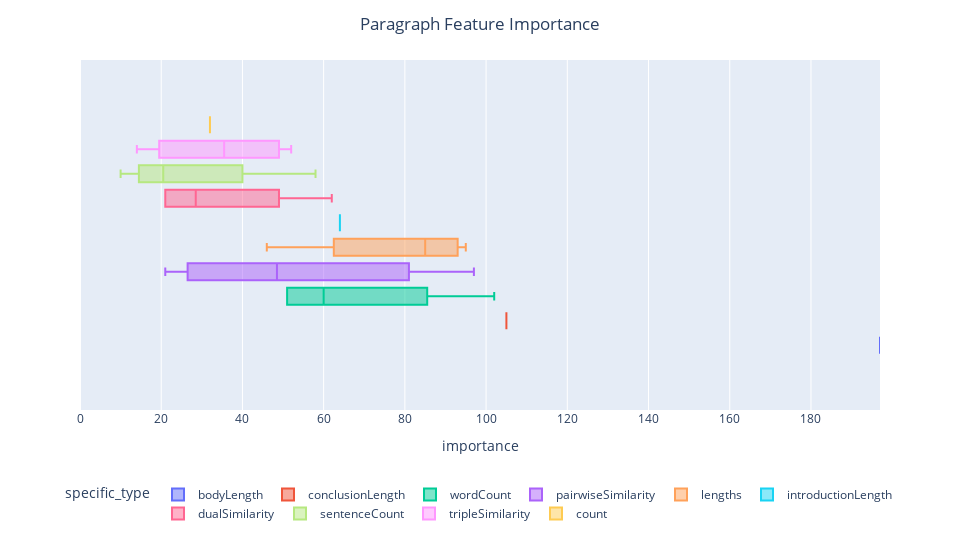

Here is the notebook cell this chart was saved with:
### Code cell
fig = px.box(
    paragraph_features,
    x="importance",
    color="specific_type",
    range_x=(df.importance.min(), df.importance.max()),
)
fig.update_layout(
    height=1080 // 2,
    width=1920 // 2,
    title_x=0.5,
    title_text="Paragraph Feature Importance",
    legend=dict(orientation="h", yanchor="top", xanchor="center", y=-0.2, x=0.5),
)
fig.show()

### Figure 1 — Plotly figure (JSON) as saved in the notebook; plotly's stock layout.template omitted (floating-point values rounded to 4 significant figures)
{"data": [{"alignmentgroup": "True", "hovertemplate": "specific_type=bodyLength<br>importance=%{x}<extra></extra>", "legendgroup": "bodyLength", "marker": {"color": "#636efa"}, "name": "bodyLength", "notched": false, "offsetgroup": "bodyLength", "orientation": "h", "showlegend": true, "type": "box", "x": [197], "x0": " ", "xaxis": "x", "y0": " ", "yaxis": "y"}, {"alignmentgroup": "True", "hovertemplate": "specific_type=conclusionLength<br>importance=%{x}<extra></extra>", "legendgroup": "conclusionLength", "marker": {"color": "#EF553B"}, "name": "conclusionLength", "notched": false, "offsetgroup": "conclusionLength", "orientation": "h", "showlegend": true, "type": "box", "x": [105], "x0": " ", "xaxis": "x", "y0": " ", "yaxis": "y"}, {"alignmentgroup": "True", "hovertemplate": "specific_type=wordCount<br>importance=%{x}<extra></extra>", "legendgroup": "wordCount", "marker": {"color": "#00cc96"}, "name": "wordCount", "notched": false, "offsetgroup": "wordCount", "orientation": "h", "showlegend": true, "type": "box", "x": [102, 69, 51, 51], "x0": " ", "xaxis": "x", "y0": " ", "yaxis": "y"}, {"alignmentgroup": "True", "hovertemplate": "specific_type=pairwiseSimilarity<br>importance=%{x}<extra></extra>", "legendgroup": "pairwiseSimilarity", "marker": {"color": "#ab63fa"}, "name": "pairwiseSimilarity", "notched": false, "offsetgroup": "pairwiseSimilarity", "orientation": "h", "showlegend": true, "type": "box", "x": [97, 65, 32, 21], "x0": " ", "xaxis": "x", "y0": " ", "yaxis": "y"}, {"alignmentgroup": "True", "hovertemplate": "specific_type=lengths<br>importance=%{x}<extra></extra>", "legendgroup": "lengths", "marker": {"color": "#FFA15A"}, "name": "lengths", "notched": false, "offsetgroup": "lengths", "orientation": "h", "showlegend": true, "type": "box", "x": [95, 91, 79, 46], "x0": " ", "xaxis": "x", "y0": " ", "yaxis": "y"}, {"alignmentgroup": "True", "hovertemplate": "specific_type=introductionLength<br>importance=%{x}<extra></extra>", "legendgroup": "introductionLength", "marker": {"color": "#19d3f3"}, "name": "introductionLength", "notched": false, "offsetgroup": "introductionLength", "orientation": "h", "showlegend": true, "type": "box", "x": [64], "x0": " ", "xaxis": "x", "y0": " ", "yaxis": "y"}, {"alignmentgroup": "True", "hovertemplate": "specific_type=dualSimilarity<br>importance=%{x}<extra></extra>", "legendgroup": "dualSimilarity", "marker": {"color": "#FF6692"}, "name": "dualSimilarity", "notched": false, "offsetgroup": "dualSimilarity", "orientation": "h", "showlegend": true, "type": "box", "x": [62, 36, 21, 21], "x0": " ", "xaxis": "x", "y0": " ", "yaxis": "y"}, {"alignmentgroup": "True", "hovertemplate": "specific_type=sentenceCount<br>importance=%{x}<extra></extra>", "legendgroup": "sentenceCount", "marker": {"color": "#B6E880"}, "name": "sentenceCount", "notched": false, "offsetgroup": "sentenceCount", "orientation": "h", "showlegend": true, "type": "box", "x": [58, 22, 19, 10], "x0": " ", "xaxis": "x", "y0": " ", "yaxis": "y"}, {"alignmentgroup": "True", "hovertemplate": "specific_type=tripleSimilarity<br>importance=%{x}<extra></extra>", "legendgroup": "tripleSimilarity", "marker": {"color": "#FF97FF"}, "name": "tripleSimilarity", "notched": false, "offsetgroup": "tripleSimilarity", "orientation": "h", "showlegend": true, "type": "box", "x": [52, 46, 25, 14], "x0": " ", "xaxis": "x", "y0": " ", "yaxis": "y"}, {"alignmentgroup": "True", "hovertemplate": "specific_type=count<br>importance=%{x}<extra></extra>", "legendgroup": "count", "marker": {"color": "#FECB52"}, "name": "count", "notched": false, "offsetgroup": "count", "orientation": "h", "showlegend": true, "type": "box", "x": [32], "x0": " ", "xaxis": "x", "y0": " ", "yaxis": "y"}], "layout": {"boxmode": "group", "height": 540, "legend": {"orientation": "h", "title": {"text": "specific_type"}, "tracegroupgap": 0, "x": 0.5, "xanchor": "center", "y": -0.2, "yanchor": "top"}, "margin": {"t": 60}, "title": {"text": "Paragraph Feature Importance", "x": 0.5}, "width": 960, "xaxis": {"anchor": "y", "domain": [0, 1], "range": [0, 197], "title": {"text": "importance"}}, "yaxis": {"anchor": "x", "domain": [0, 1]}}}
